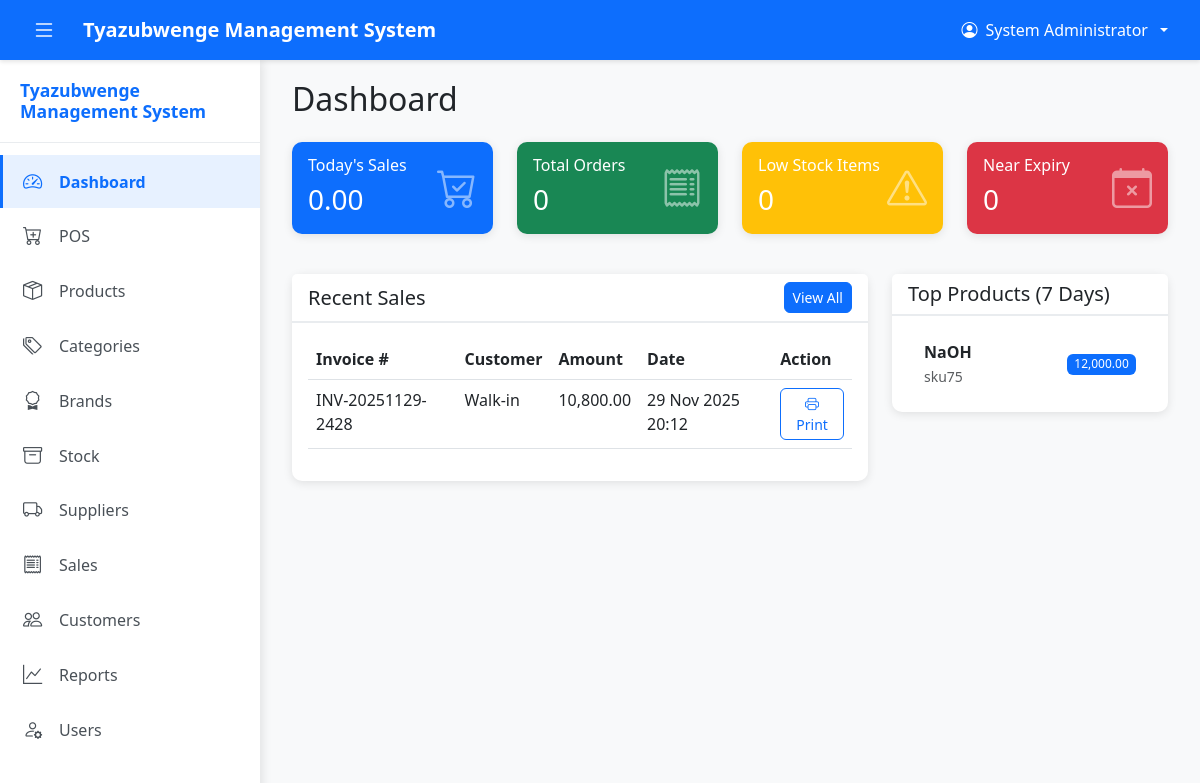
/index.php (signed in), run on the app's committed database.
### tables this page shows
CREATE TABLE `sales` (
  `id` int(11) NOT NULL,
  `invoice_number` varchar(50) NOT NULL,
  `customer_id` int(11) DEFAULT NULL,
  `branch_id` int(11) NOT NULL,
  `user_id` int(11) NOT NULL,
  `total_amount` decimal(10,2) NOT NULL,
  `discount` decimal(10,2) DEFAULT 0.00,
  `tax` decimal(10,2) DEFAULT 0.00,
  `final_amount` decimal(10,2) NOT NULL,
  `payment_method` enum('cash','mobile_money','bank_transfer','credit') DEFAULT 'cash',
  `payment_status` enum('paid','pending','partial') DEFAULT 'paid',
  `sale_type` enum('retail','wholesale') DEFAULT 'retail',
  `notes` text DEFAULT NULL,
  `created_at` timestamp NOT NULL DEFAULT current_timestamp(),
  `local_id` varchar(100) DEFAULT NULL,
  `updated_at` timestamp NOT NULL DEFAULT current_timestamp() ON UPDATE current_timestamp()
);

CREATE TABLE `products` (
  `id` int(11) NOT NULL,
  `name` varchar(200) NOT NULL,
  `sku` varchar(50) NOT NULL,
  `barcode` varchar(100) DEFAULT NULL,
  `category_id` int(11) DEFAULT NULL,
  `brand_id` int(11) DEFAULT NULL,
  `description` text DEFAULT NULL,
  `unit` enum('kg','g','mg') DEFAULT 'g',
  `retail_price` decimal(10,2) NOT NULL,
  `wholesale_price` decimal(10,2) NOT NULL,
  `cost_price` decimal(10,2) NOT NULL,
  `min_stock_level` decimal(10,3) DEFAULT 0.000,
  `status` enum('active','inactive') DEFAULT 'active',
  `created_at` timestamp NOT NULL DEFAULT current_timestamp(),
  `updated_at` timestamp NOT NULL DEFAULT current_timestamp() ON UPDATE current_timestamp()
);

### classes/Sale.php (called while the page is built, shortened)
<?php
require_once __DIR__ . '/../config/database.php';
require_once __DIR__ . '/../config/config.php';
require_once __DIR__ . '/Stock.php';
class Sale {
    private $conn;
    private $table = "sales";
    public function __construct() {
        $database = new Database();
        $this->conn = $database->getConnection();
    }
    public function getAll($page = 1, $limit = 10, $branchId = null, $dateFrom = null, $dateTo = null) {
        $offset = ($page - 1) * $limit;
        $query = "SELECT s.*, c.name as customer_name, u.full_name as user_name, b.name as branch_name
                  FROM " . $this->table . " s
                  LEFT JOIN customers c ON s.customer_id = c.id
                  JOIN users u ON s.user_id = u.id
                  JOIN branches b ON s.branch_id = b.id
                  WHERE 1=1";
        if ($branchId) {
            $query .= " AND s.branch_id = :branch_id";
        }
        $query .= " ORDER BY s.created_at DESC LIMIT :limit OFFSET :offset";
        $stmt = $this->conn->prepare($query);
        if ($branchId) {
            $stmt->bindParam(':branch_id', $branchId);
        }
        $stmt->bindValue(':limit', (int)$limit, PDO::PARAM_INT);
        $stmt->bindValue(':offset', (int)$offset, PDO::PARAM_INT);
        $stmt->execute();
        return $stmt->fetchAll();
    }
    public function getSalesSummary($branchId = null, $dateFrom = null, $dateTo = null) {
        $query = "SELECT
                    COUNT(*) as total_sales,
                    SUM(final_amount) as total_revenue,
                    SUM(total_amount) as total_before_discount,
                    SUM(discount) as total_discount,
                    SUM(tax) as total_tax
                  FROM " . $this->table . "
                  WHERE payment_status = 'paid'";
        if ($branchId) {
            $query .= " AND branch_id = :branch_id";
        }
        if ($dateFrom) {
            $query .= " AND DATE(created_at) >= :date_from";
        }
        if ($dateTo) {
            $query .= " AND DATE(created_at) <= :date_to";
        }
        $stmt = $this->conn->prepare($query);
        if ($branchId) {
            $stmt->bindParam(':branch_id', $branchId);
        }
        if ($dateFrom) {
            $stmt->bindParam(':date_from', $dateFrom);
        }
        if ($dateTo) {
            $stmt->bindParam(':date_to', $dateTo);
        }
        $stmt->execute();
        return $stmt->fetch();
    }
}
?>

### config/database.php (called while the page is built, shortened)
<?php
class Database {
    private $host = "localhost";
    private $db_name = "tyazubwenge_db";
    private $username = "root";
    private $password = "";
    public function getConnection() {
        $this->conn = null;
        try {
            $this->conn = new PDO(
                "mysql:host=" . $this->host . ";dbname=" . $this->db_name . ";charset=utf8mb4",
                $this->username,
                $this->password,
                [
                    PDO::ATTR_ERRMODE => PDO::ERRMODE_EXCEPTION,
                    PDO::ATTR_DEFAULT_FETCH_MODE => PDO::FETCH_ASSOC,
                    PDO::ATTR_EMULATE_PREPARES => false
                ]
            );
        } catch(PDOException $e) {
            error_log("Connection Error: " . $e->getMessage());
        }
        return $this->conn;
    }
}
?>

### classes/Stock.php (called while the page is built, shortened)
<?php
require_once __DIR__ . '/../config/database.php';
require_once __DIR__ . '/../config/config.php';
class Stock {
    private $conn;
    private $inventoryTable = "stock_inventory";
    public function __construct() {
        $database = new Database();
        $this->conn = $database->getConnection();
    }
    public function getLowStock($branchId = null) {
        $query = "SELECT si.*, p.name as product_name, p.sku, p.min_stock_level
                  FROM " . $this->inventoryTable . " si
                  JOIN products p ON si.product_id = p.id
                  WHERE si.quantity <= p.min_stock_level";
        if ($branchId) {
            $query .= " AND si.branch_id = :branch_id";
        }
        $stmt = $this->conn->prepare($query);
        if ($branchId) {
            $stmt->bindParam(':branch_id', $branchId);
        }
        $stmt->execute();
        return $stmt->fetchAll();
    }
    public function getNearExpiry($branchId = null, $days = 30) {
        $query = "SELECT si.*, p.name as product_name, p.sku,
                         DATEDIFF(si.expiry_date, CURDATE()) as days_remaining
                  FROM " . $this->inventoryTable . " si
                  JOIN products p ON si.product_id = p.id
                  WHERE si.expiry_date IS NOT NULL
                  AND si.expiry_date <= DATE_ADD(CURDATE(), INTERVAL :days DAY)
                  AND si.expiry_date >= CURDATE()";
        if ($branchId) {
            $query .= " AND si.branch_id = :branch_id";
        }
        $query .= " ORDER BY si.expiry_date ASC";
        $stmt = $this->conn->prepare($query);
        $stmt->bindParam(':days', $days, PDO::PARAM_INT);
        if ($branchId) {
            $stmt->bindParam(':branch_id', $branchId);
        }
        $stmt->execute();
        return $stmt->fetchAll();
    }
}
?>

### config/config.php (called while the page is built, shortened)
<?php
require_once __DIR__ . '/database.php';
function formatCurrency($amount) {
    return number_format($amount, 2);
}
function formatDateTime($datetime) {
    return date('d M Y H:i', strtotime($datetime));
}
?>

### classes/Report.php (called while the page is built, shortened)
<?php
require_once __DIR__ . '/../config/database.php';
class Report {
    private $conn;
    public function __construct() {
        $database = new Database();
        $this->conn = $database->getConnection();
    }
    public function getTopProducts($branchId = null, $dateFrom = null, $dateTo = null, $limit = 10) {
        $query = "SELECT p.id, p.name, p.sku,
                         SUM(si.quantity) as total_quantity_sold,
                         SUM(si.subtotal) as total_revenue,
                         COUNT(DISTINCT si.sale_id) as times_sold
                  FROM sale_items si
                  JOIN products p ON si.product_id = p.id
                  JOIN sales s ON si.sale_id = s.id
                  WHERE s.payment_status = 'paid'";
        if ($branchId) {
            $query .= " AND s.branch_id = :branch_id";
        }
        if ($dateFrom) {
            $query .= " AND DATE(s.created_at) >= :date_from";
        }
        if ($dateTo) {
            $query .= " AND DATE(s.created_at) <= :date_to";
        }
        $query .= " GROUP BY p.id, p.name, p.sku
                   ORDER BY total_revenue DESC
                   LIMIT :limit";
        $stmt = $this->conn->prepare($query);
        if ($branchId) {
            $stmt->bindParam(':branch_id', $branchId);
        }
        if ($dateFrom) {
            $stmt->bindParam(':date_from', $dateFrom);
        }
        if ($dateTo) {
            $stmt->bindParam(':date_to', $dateTo);
        }
        $stmt->bindValue(':limit', (int)$limit, PDO::PARAM_INT);
        $stmt->execute();
        return $stmt->fetchAll();
    }
}
?>

### index.php (the view, shortened to what this page needs)
<?php
require_once 'config/config.php';
require_once 'classes/Sale.php';
require_once 'classes/Stock.php';
require_once 'classes/Report.php';
$sale = new Sale();
$stock = new Stock();
$report = new Report();
$branchId = $_SESSION['branch_id'] ?? null;
$todaySummary = $sale->getSalesSummary($branchId, date('Y-m-d'), date('Y-m-d'));
$todaySummary = $todaySummary ?: ['total_sales' => 0, 'total_revenue' => 0];
$lowStock = $stock->getLowStock($branchId);
$nearExpiry = $stock->getNearExpiry($branchId, 30);
$topProducts = $report->getTopProducts($branchId, date('Y-m-d', strtotime('-7 days')), date('Y-m-d'), 5);
$recentSales = $sale->getAll(1, 5, $branchId);
?>
<!DOCTYPE html>
<html lang="en">
<head>
    <link href="https://cdn.jsdelivr.net/npm/bootstrap@5.3.0/dist/css/bootstrap.min.css" rel="stylesheet">
    <link rel="stylesheet" href="https://cdn.jsdelivr.net/npm/bootstrap-icons@1.11.0/font/bootstrap-icons.css">
    <link rel="stylesheet" href="assets/css/style.css">
</head>
<body>
    <?php include 'includes/header.php'; ?>
    <div class="main-content">
        <div class="container-fluid">
        <div class="row">
            <div class="col-12">
                <h2 class="mb-4">Dashboard</h2>
            </div>
        </div>
        <div class="row mb-4">
            <div class="col-md-3 mb-3">
                <div class="card bg-primary text-white">
                    <div class="card-body">
                        <div class="d-flex justify-content-between align-items-center">
                            <div>
                                <h6 class="card-subtitle mb-2">Today's Sales</h6>
                                <h3 class="mb-0"><?php echo formatCurrency($todaySummary['total_revenue'] ?? 0); ?></h3>
                            </div>
                            <i class="bi bi-cart-check fs-1 opacity-50"></i>
                        </div>
                    </div>
                </div>
            </div>
            <div class="col-md-3 mb-3">
                <div class="card bg-success text-white">
                    <div class="card-body">
                        <div class="d-flex justify-content-between align-items-center">
                            <div>
                                <h6 class="card-subtitle mb-2">Total Orders</h6>
                                <h3 class="mb-0"><?php echo $todaySummary['total_sales'] ?? 0; ?></h3>
                            </div>
                            <i class="bi bi-receipt fs-1 opacity-50"></i>
                        </div>
                    </div>
                </div>
            </div>
            <div class="col-md-3 mb-3">
                <div class="card bg-warning text-white">
                    <div class="card-body">
                        <div class="d-flex justify-content-between align-items-center">
                            <div>
                                <h6 class="card-subtitle mb-2">Low Stock Items</h6>
                                <h3 class="mb-0"><?php echo count($lowStock); ?></h3>
                            </div>
                            <i class="bi bi-exclamation-triangle fs-1 opacity-50"></i>
                        </div>
                    </div>
                </div>
            </div>
            <div class="col-md-3 mb-3">
                <div class="card bg-danger text-white">
                    <div class="card-body">
                        <div class="d-flex justify-content-between align-items-center">
                            <div>
                                <h6 class="card-subtitle mb-2">Near Expiry</h6>
                                <h3 class="mb-0"><?php echo count($nearExpiry); ?></h3>
                            </div>
                            <i class="bi bi-calendar-x fs-1 opacity-50"></i>
                        </div>
                    </div>
                </div>
            </div>
        </div>
        <div class="row">
            <div class="col-md-8 mb-4">
                <div class="card">
                    <div class="card-header d-flex justify-content-between align-items-center">
                        <h5 class="mb-0">Recent Sales</h5>
                        <a href="sales.php" class="btn btn-sm btn-primary">View All</a>
                    </div>
                    <div class="card-body">
                        <div class="table-responsive">
                            <table class="table table-hover">
                                <thead>
                                    <tr>
                                        <th>Invoice #</th>
                                        <th>Customer</th>
                                        <th>Amount</th>
                                        <th>Date</th>
                                        <th>Action</th>
                                    </tr>
                                </thead>
                                <tbody>
                                    <?php if (empty($recentSales)): ?>
                                        <tr>
                                            <td colspan="5" class="text-center text-muted">No sales today</td>
                                        </tr>
                                    <?php else: ?>
                                        <?php foreach ($recentSales as $saleItem): ?>
                                            <tr>
                                                <td><?php echo $saleItem['invoice_number']; ?></td>
                                                <td><?php echo $saleItem['customer_name'] ?? 'Walk-in'; ?></td>
                                                <td><?php echo formatCurrency($saleItem['final_amount']); ?></td>
                                                <td><?php echo formatDateTime($saleItem['created_at']); ?></td>
                                                <td>
                                                    <a href="invoice.php?id=<?php echo $saleItem['id']; ?>" class="btn btn-sm btn-outline-primary" target="_blank">
                                                        <i class="bi bi-printer"></i> Print
                                                    </a>
                                                </td>
                                            </tr>
                                        <?php endforeach; ?>
                                    <?php endif; ?>
                                </tbody>
                            </table>
                        </div>
                    </div>
                </div>
            </div>
            <div class="col-md-4 mb-4">
                <div class="card mb-3">
                    <div class="card-header">
                        <h5 class="mb-0">Top Products (7 Days)</h5>
                    </div>
                    <div class="card-body">
                        <?php if (empty($topProducts)): ?>
                            <p class="text-muted mb-0">No data available</p>
                        <?php else: ?>
                            <ul class="list-group list-group-flush">
                                <?php foreach ($topProducts as $product): ?>
                                    <li class="list-group-item d-flex justify-content-between align-items-center">
                                        <div>
                                            <strong><?php echo $product['name']; ?></strong><br>
                                            <small class="text-muted"><?php echo $product['sku']; ?></small>
                                        </div>
                                        <span class="badge bg-primary"><?php echo formatCurrency($product['total_revenue']); ?></span>
                                    </li>
                                <?php endforeach; ?>
                            </ul>
                        <?php endif; ?>
                    </div>
                </div>
            </div>
        </div>
        </div>
    </div>
</body>
</html>

### data on the page
sales: invoice_number "INV-20251129-2428", customer_name "Walk-in", final_amount "10,800.00", created_at "29 Nov 2025 20:12"
products: name "NaOH", sku "sku75", total_revenue "12,000.00"

### other printed values
SITE_NAME "Tyazubwenge Management System"
$_SESSION['full_name'] "System Administrator"
formatCurrency($todaySummary['total_revenue'] ?? 0) "0.00"
$todaySummary['total_sales'] "0"
count($lowStock) "0"
count($nearExpiry) "0"
